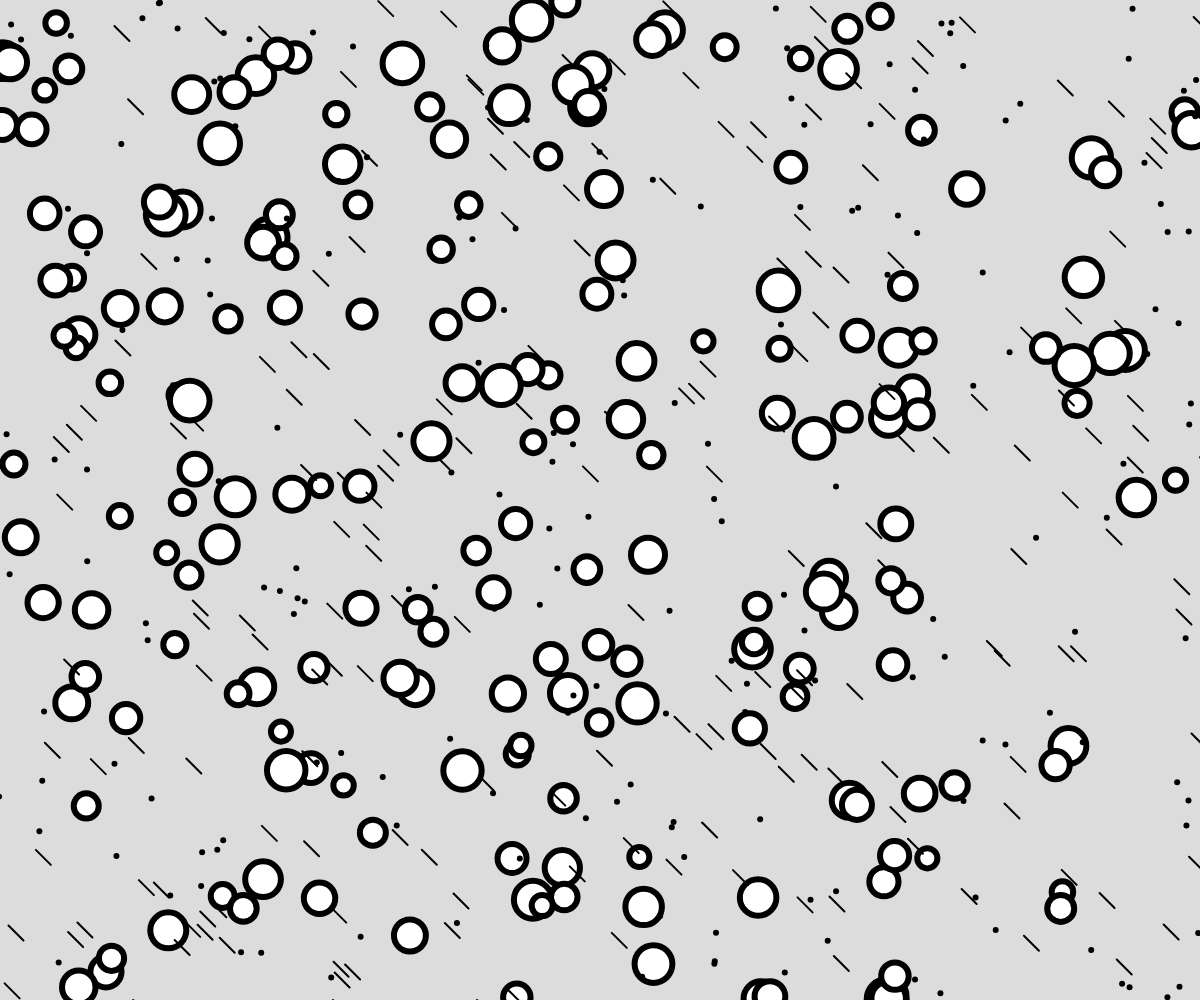
Frame 1 (no input)
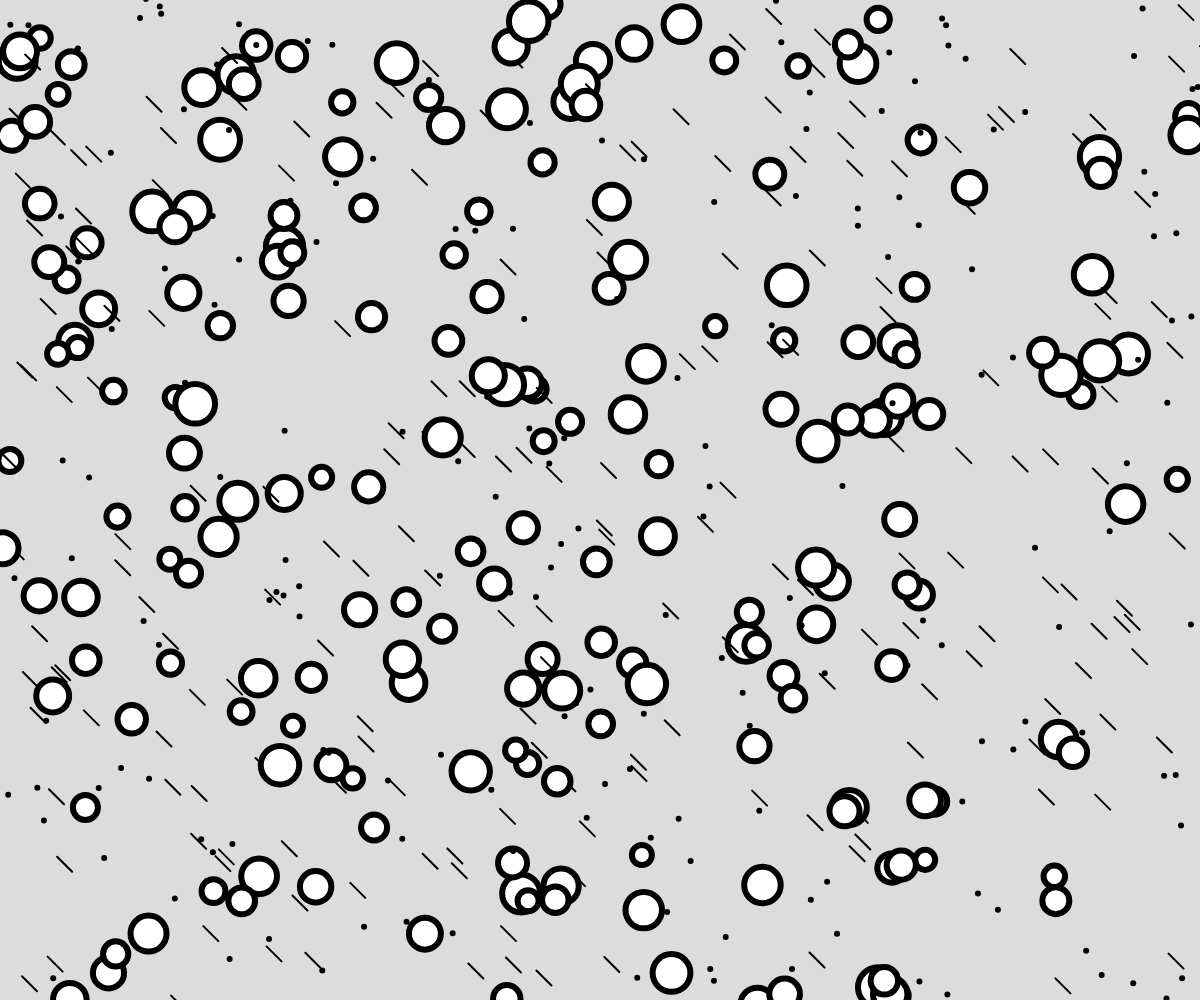
Frame 60 (no input)
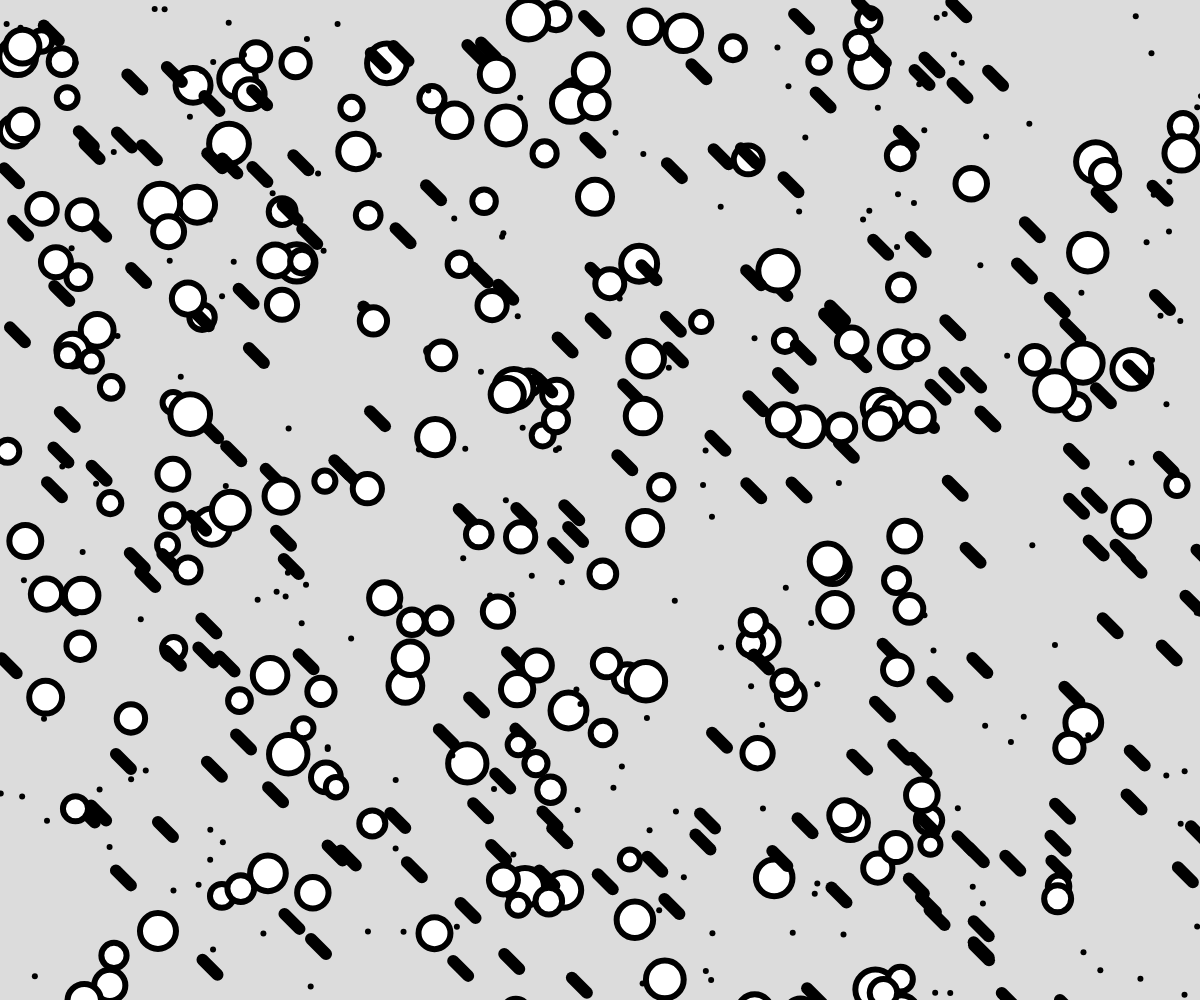
Frame 120 (the mouse pressed at the canvas centre since frame 60)

The p5.js sketch that drew these frames (run headless with seeded random() and noise() and a simulated clock; from frame 60 on, the mouse is pressed at the canvas centre):

// p5.js sketch
// ── sketch.js
let objects = [];

function setup() {
  createCanvas(windowWidth, windowHeight);
  for (let i = 0; i < 200; i++) {
    objects.push(new AnimatedObject(random(width), random(height)));
    objects.push(new CircleObject(random(width), random(height)));
    objects.push(new LineObject());
  }
}

function draw() {
  background(220);
  for (let o of objects) {
    o.move();
    o.display();
  }
}
// parent file ("super class")

class AnimatedObject {
  constructor(x,y) {
    this.x = x;    this.y = y;
    this.size = 6;
  }

  move() {
    this.x += random(-2,2);
    this.y += random(-2,2);
  }

  display() {
    strokeWeight(this.size);
    point(this.x, this.y);
  }

}

//child class1
class CircleObject extends AnimatedObject {
  constructor(x,y) {
    super(x,y);
    //can still add on to the to what was in the parent class
    this.size = random(20,40);
  }

  //no mention of method (like move()), it will be same as parents method

  display() {//function overide; copies overtop of parent display
    if(dist(this.x, this.y, mouseX, mouseY) < this.size/2) {
      fill(0,255,0);
    }
    else {
      fill(255);
    }
    circle(this.x, this.y, this.size);

  }
}

// child class 2

class LineObject extends AnimatedObject {
  constructor() {
    super(random(width), random(height));
  }

  move() {// combo overide, but built on parent class version
    super.move();   // runs parent version of move
    this.x  -= 5;
    if (this.x < 0) {
      this.x = width;
    }
    this.y  -= 5;
    if (this.y < 0) {
      this.y = height;
    }
  }

  display() {
    if(mouseIsPressed) {
      strokeWeight(12);
    }
    else {
      strokeWeight(2);
    }

    line(this.x, this.y, this.x + 15, this.y + 15);
  }
}
